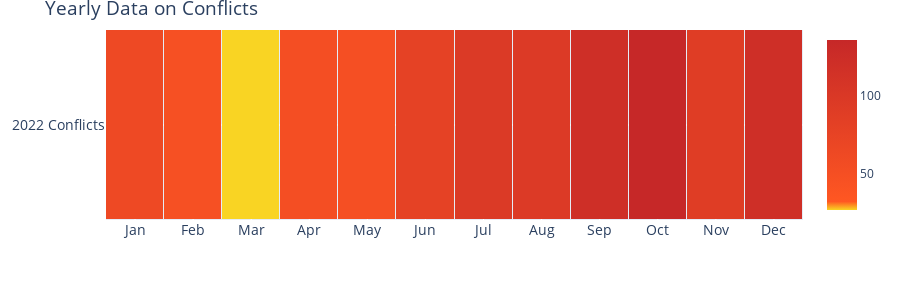
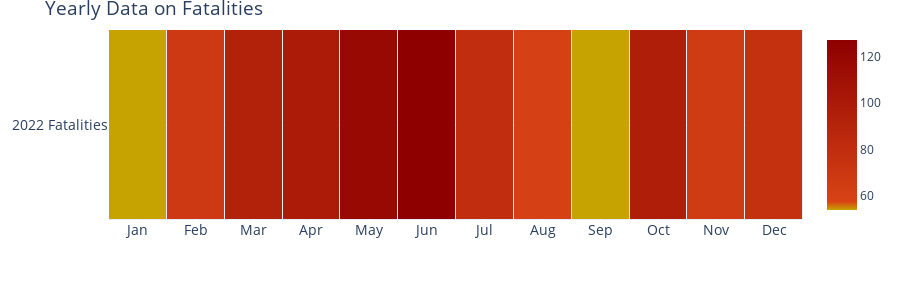

Notebook code for these charts, in order:
### Markdown cell above
### 3). Heatmap to show conflict and fatality occurences over past 2 years


Between January 2022 and May 2024, the country experienced the most conflict events in October 2022, with 136 events resulting in 96 fatalities. However, the highest number of fatalities occurred in January 2024, with 283 fatalities from 84 conflicts, followed by December 2023, with 237 fatalities from 49 conflicts. These relatively high fatality numbers were observed ***post-coup***.

### Code cell
##############################################################
### For this cell, make the range of values in the legend for each year to be from the same in terms of least and highest

## Dictionary to map month numbers to month names
month_names = {
    'January': 'Jan', 'February': 'Feb', 'March': 'Mar', 'April': 'Apr',
    'May': 'May', 'June': 'Jun', 'July': 'Jul', 'August': 'Aug',
    'September': 'Sep', 'October': 'Oct', 'November': 'Nov', 'December': 'Dec'
}

## Filter data for specified years
filtered_df = niger_df[niger_df['year'].isin([2022, 2023, 2024])]

## Aggregate data by year and month
pivot_df1 = (
    filtered_df.groupby(['year', 'month'])
    .size()
    .unstack()
    .rename(columns=month_names)
    [list(month_names.values())]  
)

pivot_df2 = (
    filtered_df.groupby(['year', 'month'])
    ['fatalities'].sum()
    .unstack()
    .rename(columns=month_names)
    [list(month_names.values())]
)

## Color scales for heatmaps
colorscale_conflicts = [
    (0.0, '#F9D423'),  # Dark yellow
    (0.05, '#FF5722'),  # Dark orange
    (1.0, '#C62828')   # Dark red
]

colorscale_fatalities = [
    (0.0, '#C6A300'),  # A darker shade of yellow
    (0.05, '#D84315'),  # A darker shade of orange
    (1.0, '#8E0000')   # A darker shade of red
]


## Create the figures
fig_conflicts = go.Figure()
fig_fatalities = go.Figure()


years = sorted(set(pivot_df1.index).union(pivot_df2.index))

## Populate both figures with their respective traces, all initially invisible
for year in years:
    fig_conflicts.add_trace(
        go.Heatmap(
            z=pivot_df1.loc[year].values.reshape(1, -1),
            x=pivot_df1.columns,
            y=[f"{year} Conflicts"],
            colorscale=colorscale_conflicts,
            xgap = 1,
            ygap = 1,
            visible=False  # Start all traces as invisible
        )
    )
    fig_fatalities.add_trace(
        go.Heatmap(
            z=pivot_df2.loc[year].values.reshape(1, -1),
            x=pivot_df2.columns,
            y=[f"{year} Fatalities"],
            colorscale=colorscale_fatalities,
            xgap = 1,
            ygap = 1,
            visible=False  
        )
    )

## Initialize the slider
slider = widgets.SelectionSlider(
    options=[(str(year), i) for i, year in enumerate(years)],
    value=0,
    description='Year',
    continuous_update=False,
    layout=widgets.Layout(width='20%', margin='auto'),
    style={'description_width': 'initial', 'handle_color': 'lightblue'} 
)


## Update layout and sliders for conflicts figure
fig_conflicts.update_layout(
    title={'text': 'Yearly Data on Conflicts',
          'font': {'size': 19}},
        xaxis=dict(
        tickfont=dict(size=14)),    
        yaxis=dict(
        tickfont=dict(size=14)),
        height = 300,
        margin=dict(t=30)
    )

## Update layout and sliders for fatalities figure
fig_fatalities.update_layout(
    title={'text': 'Yearly Data on Fatalities',
          'font': {'size': 19}},
        xaxis=dict(
        tickfont=dict(size=14)),    
        yaxis=dict(
        tickfont=dict(size=14)),
        height = 300,
        margin=dict(t=30) 
    )



## Function to update the visibility of the traces based on the slider
def update_figures(change):
    year_idx = change['new']  
    
    
    clear_output(wait=True)
    
    # Update visibility based on the selected index
    for fig in [fig_conflicts, fig_fatalities]:
        for i, trace in enumerate(fig.data):
            trace.visible = (i == year_idx)
    
    # Display slider and updated figures
    display(slider)
    display(fig_conflicts)
    display(fig_fatalities)


# Observe slider for changes
slider.observe(update_figures, names='value')

# Display initial state
update_figures({'new': 0})

### Figure 1 — Plotly figure (JSON) as saved in the notebook; plotly's stock layout.template omitted (floating-point values rounded to 4 significant figures)
{"data": [{"colorscale": [[0, "#F9D423"], [0.05, "#FF5722"], [1, "#C62828"]], "type": "heatmap", "visible": true, "x": ["Jan", "Feb", "Mar", "Apr", "May", "Jun", "Jul", "Aug", "Sep", "Oct", "Nov", "Dec"], "xgap": 1, "y": ["2022 Conflicts"], "ygap": 1, "z": [[64, 48, 27, 52, 51, 79, 97, 96, 121, 136, 90, 121]]}, {"colorscale": [[0, "#F9D423"], [0.05, "#FF5722"], [1, "#C62828"]], "type": "heatmap", "visible": false, "x": ["Jan", "Feb", "Mar", "Apr", "May", "Jun", "Jul", "Aug", "Sep", "Oct", "Nov", "Dec"], "xgap": 1, "y": ["2023 Conflicts"], "ygap": 1, "z": [[76, 55, 93, 60, 58, 61, 53, 65, 46, 64, 115, 49]]}, {"colorscale": [[0, "#F9D423"], [0.05, "#FF5722"], [1, "#C62828"]], "type": "heatmap", "visible": false, "x": ["Jan", "Feb", "Mar", "Apr", "May", "Jun", "Jul", "Aug", "Sep", "Oct", "Nov", "Dec"], "xgap": 1, "y": ["2024 Conflicts"], "ygap": 1, "z": [[84, 87, 84, 64, 37, null, null, null, null, null, null, null]]}], "layout": {"height": 300, "margin": {"t": 30}, "title": {"font": {"size": 19}, "text": "Yearly Data on Conflicts"}, "xaxis": {"tickfont": {"size": 14}}, "yaxis": {"tickfont": {"size": 14}}}}

### Figure 2 — Plotly figure (JSON) as saved in the notebook; plotly's stock layout.template omitted (floating-point values rounded to 4 significant figures)
{"data": [{"colorscale": [[0, "#C6A300"], [0.05, "#D84315"], [1, "#8E0000"]], "type": "heatmap", "visible": true, "x": ["Jan", "Feb", "Mar", "Apr", "May", "Jun", "Jul", "Aug", "Sep", "Oct", "Nov", "Dec"], "xgap": 1, "y": ["2022 Fatalities"], "ygap": 1, "z": [[54, 68, 93, 99, 118, 127, 79, 60, 54, 96, 66, 76]]}, {"colorscale": [[0, "#C6A300"], [0.05, "#D84315"], [1, "#8E0000"]], "type": "heatmap", "visible": false, "x": ["Jan", "Feb", "Mar", "Apr", "May", "Jun", "Jul", "Aug", "Sep", "Oct", "Nov", "Dec"], "xgap": 1, "y": ["2023 Fatalities"], "ygap": 1, "z": [[52, 65, 132, 47, 49, 75, 36, 167, 68, 157, 64, 237]]}, {"colorscale": [[0, "#C6A300"], [0.05, "#D84315"], [1, "#8E0000"]], "type": "heatmap", "visible": false, "x": ["Jan", "Feb", "Mar", "Apr", "May", "Jun", "Jul", "Aug", "Sep", "Oct", "Nov", "Dec"], "xgap": 1, "y": ["2024 Fatalities"], "ygap": 1, "z": [[283, 110, 137, 73, 20, null, null, null, null, null, null, null]]}], "layout": {"height": 300, "margin": {"t": 30}, "title": {"font": {"size": 19}, "text": "Yearly Data on Fatalities"}, "xaxis": {"tickfont": {"size": 14}}, "yaxis": {"tickfont": {"size": 14}}}}
